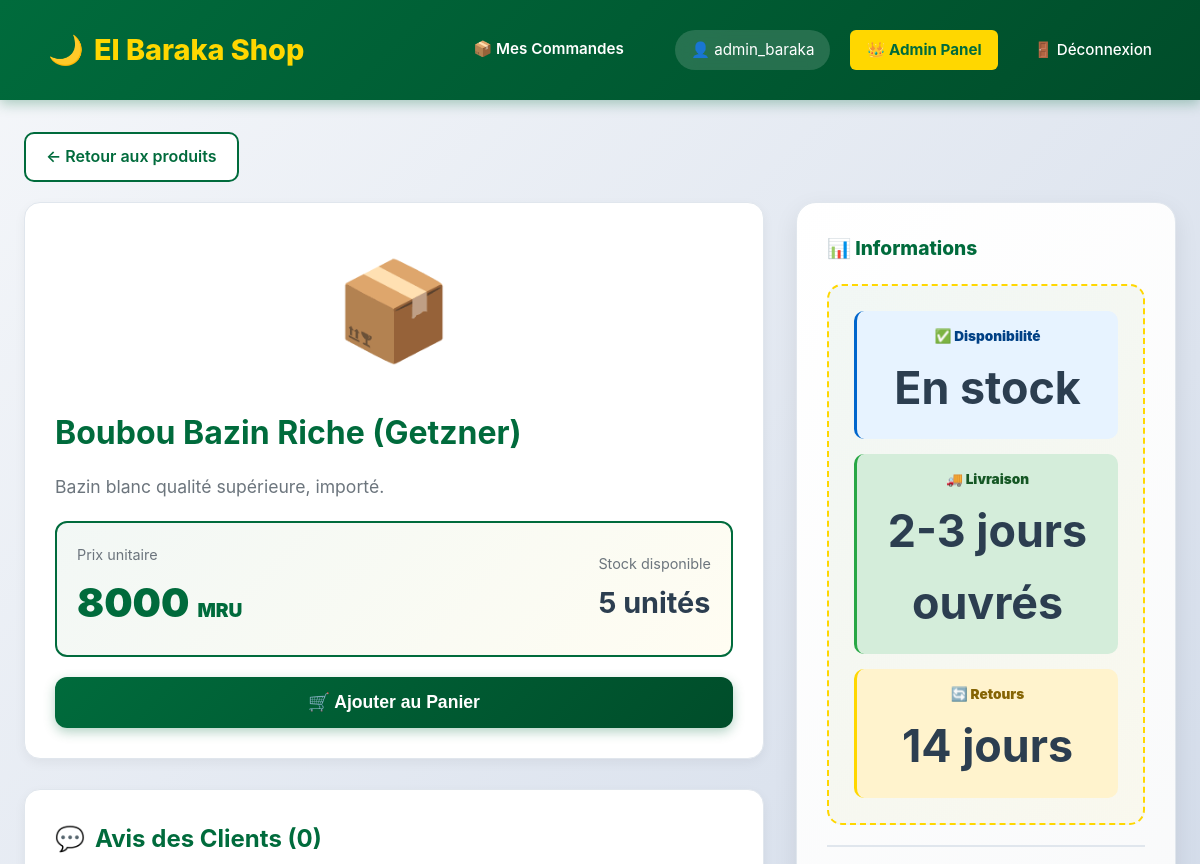
Page /produit/2 (signed in, upper part) on the earlier database version.
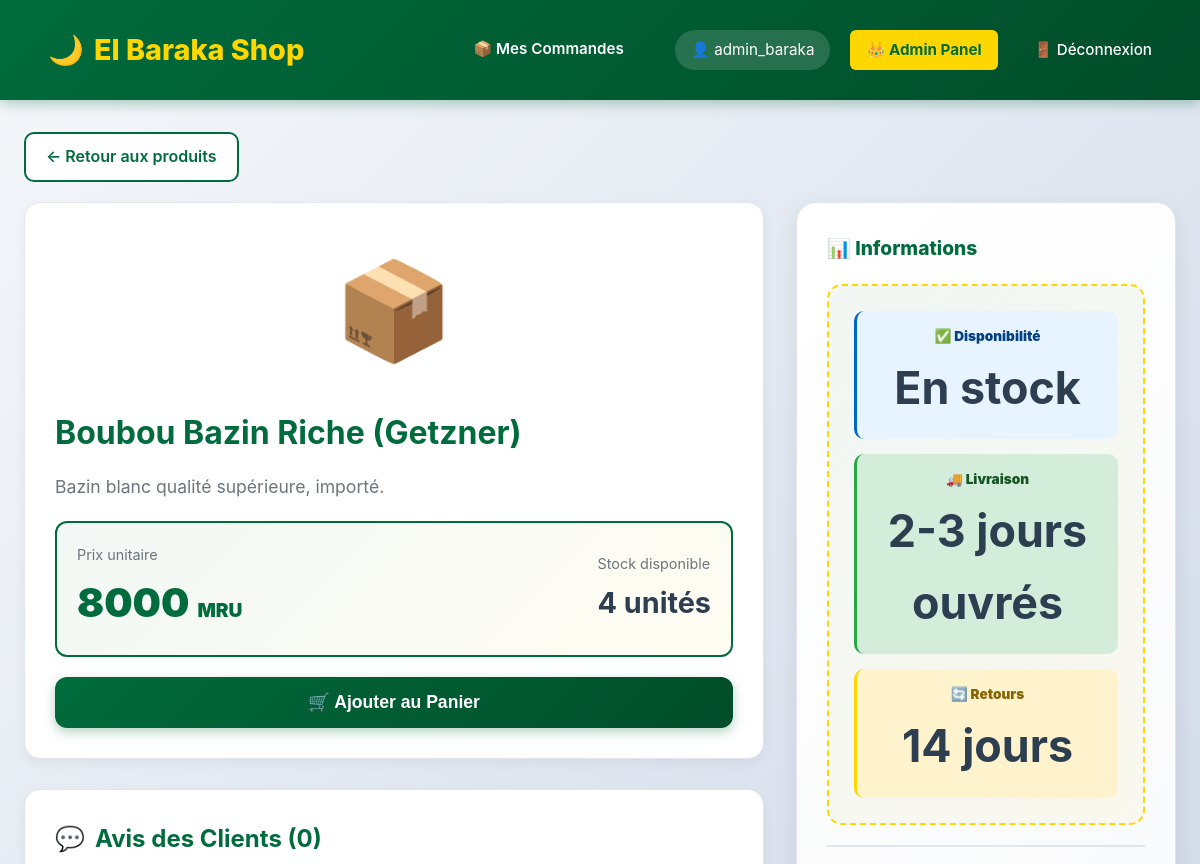
Same page on the later database version.
### tables this page shows
CREATE TABLE produits (
            id INTEGER PRIMARY KEY AUTOINCREMENT,
            nom TEXT NOT NULL,
            description TEXT,
            prix DECIMAL(10, 2) NOT NULL,
            quantite INTEGER DEFAULT 10
        );

### app.py (the view)
@app.route('/produit/<int:produit_id>')
def produit_details(produit_id):
    if 'user_id' not in session: return redirect('/login')
    conn = get_db_connection()
    produit = conn.execute("SELECT * FROM produits WHERE id = ?", (produit_id,)).fetchone()
    if not produit:
        flash("Produit introuvable.", "danger")
        conn.close()
        return redirect('/')
    commentaires = conn.execute("""
        SELECT c.*, u.username
        FROM commentaires c
        JOIN utilisateurs u ON c.utilisateur_id = u.id
        WHERE c.produit_id = ?
        ORDER BY c.date_post DESC
    """, (produit_id,)).fetchall()
    conn.close()
    return render_template('produit_details.html', produit=produit, commentaires=commentaires)

### app.py (called while the page is built)
def get_db_connection():
    conn = sqlite3.connect('elbaraka.db')
    conn.row_factory = sqlite3.Row
    return conn

### templates/produit_details.html (shortened to what the changed rows need)
{% extends "base.html" %}
{% block content %}
<div style="max-width: 1200px; margin: 0 auto;">
    <div class="main-layout">
        <div>
            <div style="background: white; padding: 30px; border-radius: 16px; box-shadow: 0 4px 12px rgba(0,0,0,0.05); border: 1px solid #e0e6ed; margin-bottom: 30px;">
                <div style="text-align: center; font-size: 6rem; margin-bottom: 20px;">📦</div>
                <h1 style="color: var(--primary); margin-bottom: 15px; font-size: 2rem;">{{ produit.nom }}</h1>
                <p style="color: #6c757d; font-size: 1.1rem; line-height: 1.6; margin-bottom: 20px;">
                    {{ produit.description }}
                </p>
                <div style="display: flex; justify-content: space-between; align-items: center; padding: 20px; background: linear-gradient(135deg, rgba(0, 107, 60, 0.05) 0%, rgba(255, 215, 0, 0.05) 100%); border-radius: 12px; border: 2px solid var(--primary);">
                    <div>
                        <div style="font-size: 0.9rem; color: #6c757d; margin-bottom: 5px;">Prix unitaire</div>
                        <div style="font-size: 2.5rem; font-weight: 900; color: var(--primary);">
                            {{ produit.prix }} <span style="font-size: 1.2rem;">MRU</span>
                        </div>
                    </div>
                    <div>
                        <div style="font-size: 0.9rem; color: #6c757d; margin-bottom: 5px;">Stock disponible</div>
                        <div style="font-size: 1.8rem; font-weight: 700; color: var(--text);">
                            {{ produit.quantite }} unités
                        </div>
                    </div>
                </div>
                <button class="btn-primary" style="width: 100%; margin-top: 20px; padding: 15px; font-size: 1.1rem;">
                    🛒 Ajouter au Panier
                </button>
            </div>
            <div style="background: white; padding: 30px; border-radius: 16px; box-shadow: 0 4px 12px rgba(0,0,0,0.05); border: 1px solid #e0e6ed;">
                <h2 style="color: var(--primary); margin-bottom: 20px; display: flex; align-items: center; gap: 10px;">
                    <span>💬</span>
                    <span>Avis des Clients ({{ commentaires|length }})</span>
                </h2>
            </div>
        </div>
    </div>
</div>
{% endblock %}

Differences in the rows shown:
changed produits "Boubou Bazin Riche (Getzner)": quantite "5" → "4"
